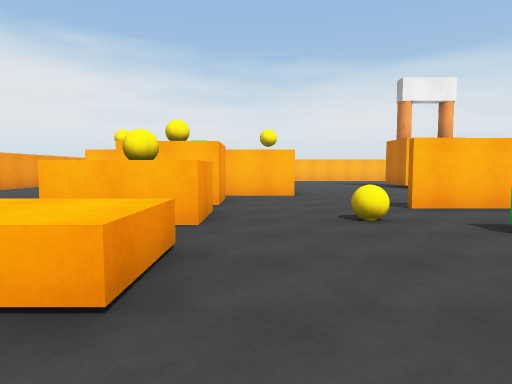
[1] (above)

19 first-person views from a walk through a scene from a Unity 3-D project. The camera is 1.4 m above the floor, tilts 4° down and sees 75° across. The floor is counted in squares, 2 m on a side. Each view is taken from the middle of a square. On the plan, view 1 faces up. The plan holds only what a view shows up to about 10 squares ahead; the rest is blank. Surface patterns are stand-ins for the level's own textures.

[2]
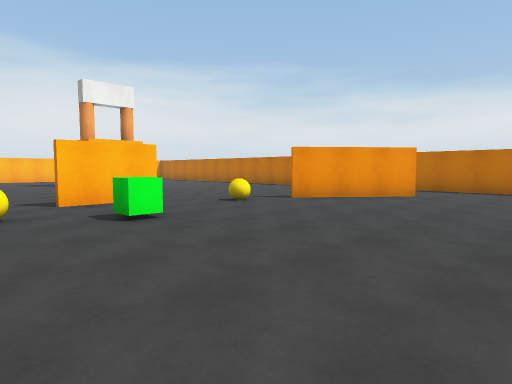

[3]
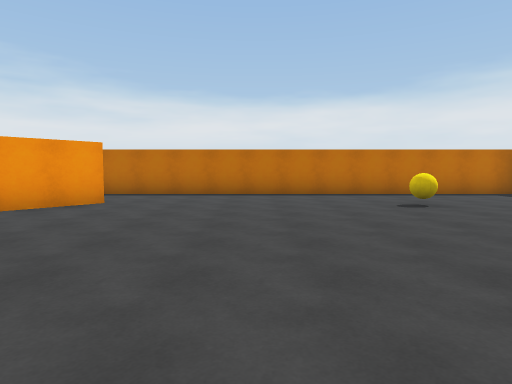

[4]
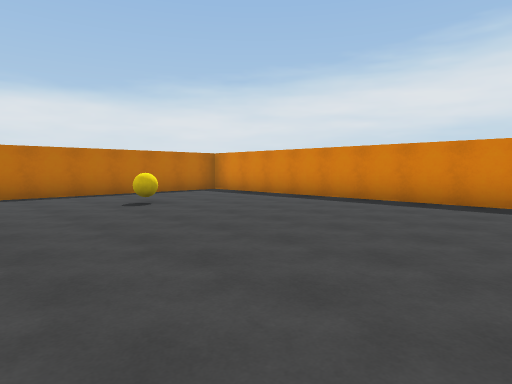

[5]
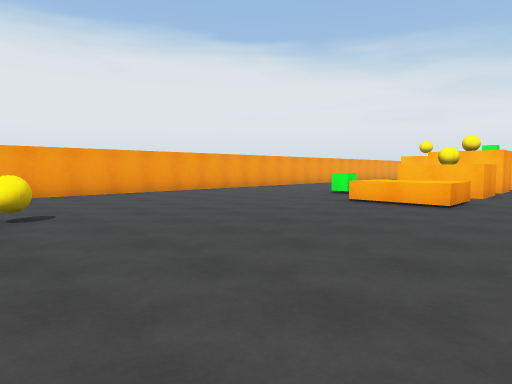

[6]
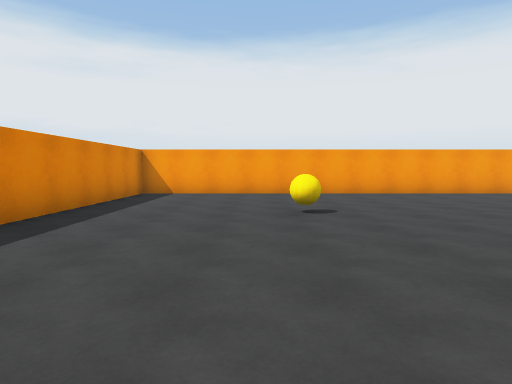

[7]
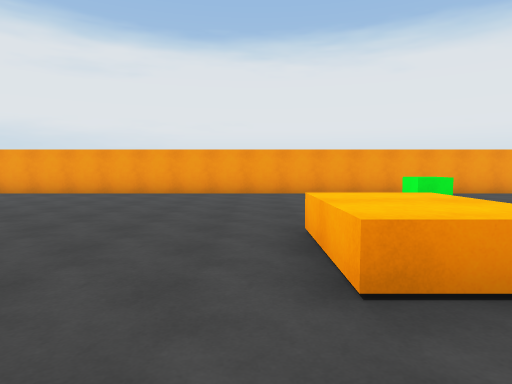

[8]
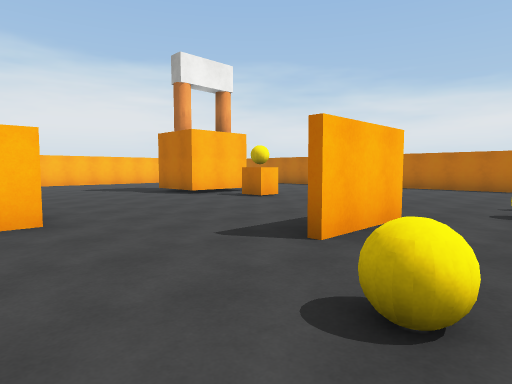

[9]
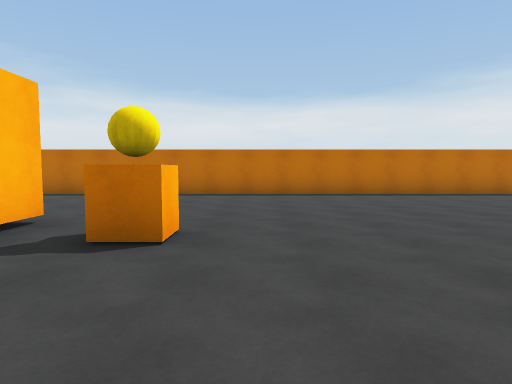

[10]
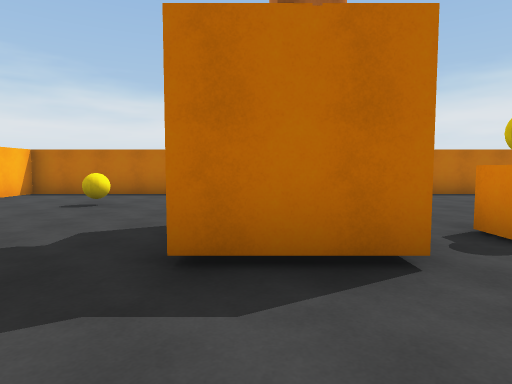

[11]
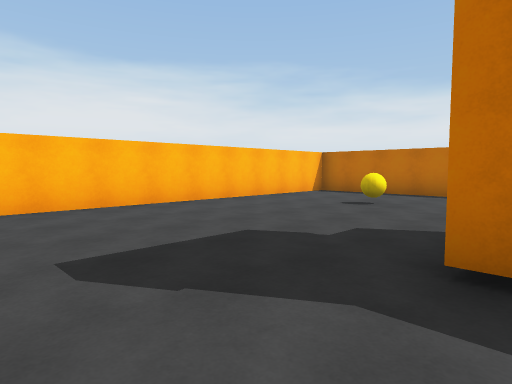

[12]
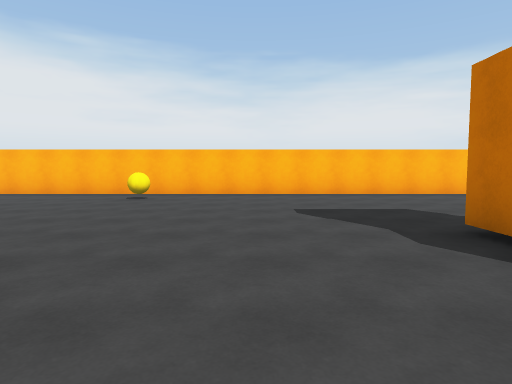

[13]
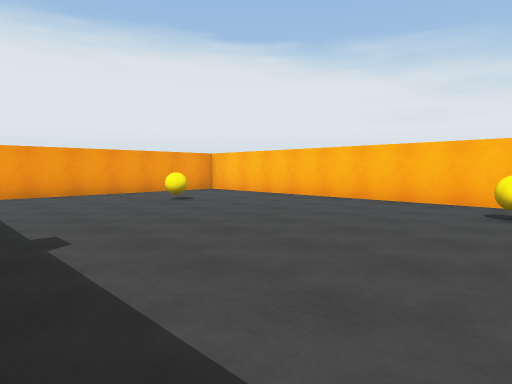

[14]
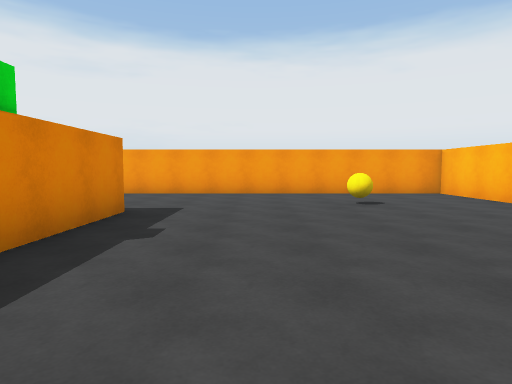

[15]
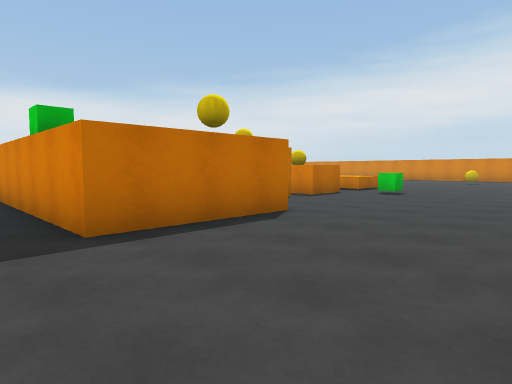

[16]
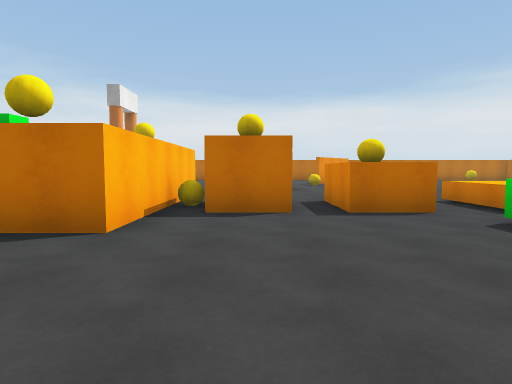

[17]
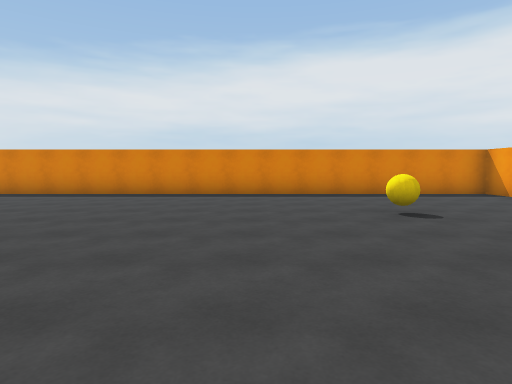

[18]
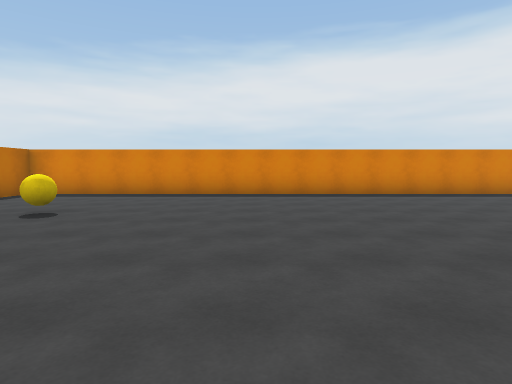

[19]
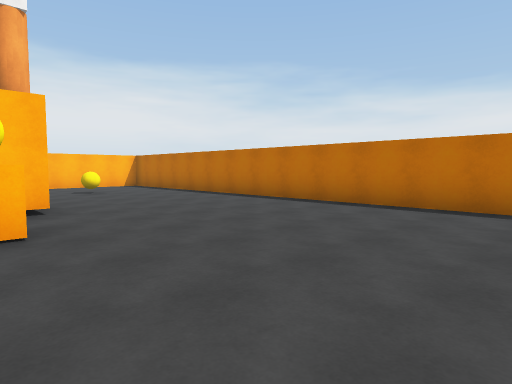

### Floor plan
Points are (right, up) in squares from view 1. A wall is a line through its corners. A room is listed if a view was taken in it or the views show most of it. See-through windows are left out.
Room 1 (views 1, 2, 3, 4, 5, 6, 7, 8, 9, 10, 11, 12, 13, 14, 15, 16, 17, 18, 19)
walls: (-0.7, 5.5) (-0.7, 4.1) (-2.7, 4.1) (-2.7, 5.5) (-0.7, 5.5); (4.8, 5.8) (2.6, 5.8); (1.1, 8.6) (-4.4, 8.6) (-4.4, 11.9) (0.8, 11.9); (-0.7, 7.9) (-0.7, 6.4) (-1.4, 6.4); (-2.7, 6.4) (-2.7, 7.9); (9.8, 2.1) (7.3, 4.1); (7.4, 11.8) (5.3, 11.8) (5.3, 13.6); (-8.3, 8.2) (-8.3, -8.2) (12.2, -8.2) (12.2, 19.2) (-8.3, 19.2) (-8.3, 10.2)
low walls: (-2.6, 2.9) (-0.7, 2.9) (-0.7, 1.5) (-2.8, 1.5)
objects: yellow ball (-6, 16); yellow ball (-4, -4); green cube (-4, 4); yellow ball (-2, 8); yellow ball (0, 18); yellow ball (2, 5); green cube (3, 4); yellow ball (6, 5); orange cube (6, 10); other object (7, 13); yellow ball (9, -4); yellow ball (9, 16)

Where each view was taken, in squares from view 1:
view 1: 0 up, 0 right, facing up
view 2: 1 down, 1 right, facing up-right
view 3: 1 down, 3 right, facing right
view 4: 1 down, 3 right, facing down-right
view 5: 5 down, 1 right, facing up-left
view 6: 5 down, 1 right, facing left
view 7: 1 up, 1 right, facing left
view 8: 4 up, 0 right, facing up-right
view 9: 9 up, 3 right, facing right
view 10: 13 up, 3 right, facing right
view 11: 13 up, 3 right, facing up-right
view 12: 10 up, 3 right, facing up
view 13: 12 up, 1 right, facing up-left
view 14: 14 up, 1 right, facing left
view 15: 13 up, 8 left, facing down-right
view 16: 7 up, 8 left, facing right
view 17: 1 up, 2 left, facing down
view 18: 1 up, 6 right, facing down
view 19: 6 up, 6 right, facing up-right
